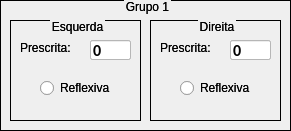
   <widget class="QGroupBox" name="groupBox_4">
    <property name="geometry">
     <rect>
      <x>500</x>
      <y>40</y>
      <width>291</width>
      <height>131</height>
     </rect>
    </property>
    <property name="styleSheet">
     <string notr="true">QGroupBox {
	font: 700 12pt &quot;Calibri&quot;;
    border: 1px solid black;  /* Cor da borda preta */
}
QGroupBox::title {
    subcontrol-origin: margin;
    subcontrol-position: top center;
}
</string>
    </property>
    <property name="title">
     <string>Grupo 1</string>
    </property>
    <widget class="QGroupBox" name="groupBox_10">
     <property name="geometry">
      <rect>
       <x>10</x>
       <y>20</y>
       <width>131</width>
       <height>101</height>
      </rect>
     </property>
     <property name="styleSheet">
      <string notr="true">font: 700 12pt &quot;Calibri&quot;;</string>
     </property>
     <property name="title">
      <string>Esquerda</string>
     </property>
     <widget class="QLabel" name="label_6">
      <property name="geometry">
       <rect>
        <x>10</x>
        <y>20</y>
        <width>71</width>
        <height>16</height>
       </rect>
      </property>
      <property name="styleSheet">
       <string notr="true">font: 700 12pt &quot;Calibri&quot;;</string>
      </property>
      <property name="text">
       <string>Prescrita:</string>
      </property>
     </widget>
     <widget class="QLineEdit" name="lineEdit_4">
      <property name="geometry">
       <rect>
        <x>80</x>
        <y>20</y>
        <width>41</width>
        <height>20</height>
       </rect>
      </property>
      <property name="styleSheet">
       <string notr="true">background-color: rgb(255, 255, 255);</string>
      </property>
     </widget>
     <widget class="QRadioButton" name="radioButton_5">
      <property name="geometry">
       <rect>
        <x>30</x>
        <y>60</y>
        <width>91</width>
        <height>16</height>
       </rect>
      </property>
      <property name="styleSheet">
       <string notr="true">font: 700 12pt &quot;Calibri&quot;;</string>
      </property>
      <property name="text">
       <string>Reflexiva</string>
      </property>
     </widget>
    </widget>
    <widget class="QGroupBox" name="groupBox_11">
     <property name="geometry">
      <rect>
       <x>150</x>
       <y>20</y>
       <width>131</width>
       <height>101</height>
      </rect>
     </property>
     <property name="title">
      <string>Direita</string>
     </property>
     <widget class="QLabel" name="label_16">
      <property name="geometry">
       <rect>
        <x>10</x>
        <y>20</y>
        <width>71</width>
        <height>16</height>
       </rect>
      </property>
      <property name="styleSheet">
       <string notr="true">font: 700 12pt &quot;Calibri&quot;;</string>
      </property>
      <property name="text">
       <string>Prescrita:</string>
      </property>
     </widget>
     <widget class="QLineEdit" name="lineEdit_12">
      <property name="geometry">
       <rect>
        <x>80</x>
        <y>20</y>
        <width>41</width>
        <height>20</height>
       </rect>
      </property>
      <property name="styleSheet">
       <string notr="true">background-color: rgb(255, 255, 255);</string>
      </property>
     </widget>
     <widget class="QRadioButton" name="radioButton_9">
      <property name="geometry">
       <rect>
        <x>30</x>
        <y>60</y>
        <width>81</width>
        <height>16</height>
       </rect>
      </property>
      <property name="styleSheet">
       <string notr="true">font: 700 12pt &quot;Calibri&quot;;</string>
      </property>
      <property name="text">
       <string>Reflexiva</string>
      </property>
     </widget>
    </widget>
    <widget class="QGroupBox" name="groupBox_5">
     <property name="geometry">
      <rect>
       <x>0</x>
       <y>0</y>
       <width>291</width>
       <height>131</height>
      </rect>
     </property>
     <property name="styleSheet">
      <string notr="true">QGroupBox {
	font: 700 12pt &quot;Calibri&quot;;
    border: 1px solid black;  /* Cor da borda preta */
}
QGroupBox::title {
    subcontrol-origin: margin;
    subcontrol-position: top center;
}
</string>
     </property>
     <property name="title">
      <string>Grupo 1</string>
     </property>
     <widget class="QGroupBox" name="groupBox_12">
      <property name="geometry">
       <rect>
        <x>10</x>
        <y>20</y>
        <width>131</width>
        <height>101</height>
       </rect>
      </property>
      <property name="styleSheet">
       <string notr="true">font: 700 12pt &quot;Calibri&quot;;</string>
      </property>
      <property name="title">
       <string>Esquerda</string>
      </property>
      <widget class="QLabel" name="label_8">
       <property name="geometry">
        <rect>
         <x>10</x>
         <y>20</y>
         <width>71</width>
         <height>16</height>
        </rect>
       </property>
       <property name="styleSheet">
        <string notr="true">font: 700 12pt &quot;Calibri&quot;;</string>
       </property>
       <property name="text">
        <string>Prescrita:</string>
       </property>
      </widget>
      <widget class="QLineEdit" name="gp1_esq_prescrita">
       <property name="geometry">
        <rect>
         <x>80</x>
         <y>20</y>
         <width>41</width>
         <height>20</height>
        </rect>
       </property>
       <property name="font">
        <font>
         <family>Calibri</family>
         <pointsize>12</pointsize>
         <italic>false</italic>
         <bold>true</bold>
        </font>
       </property>
       <property name="styleSheet">
        <string notr="true">background-color: rgb(255, 255, 255);</string>
       </property>
       <property name="text">
        <string>0</string>
       </property>
      </widget>
      <widget class="QRadioButton" name="gp1_esq_reflexiva">
       <property name="geometry">
        <rect>
         <x>30</x>
         <y>60</y>
         <width>91</width>
         <height>16</height>
        </rect>
       </property>
       <property name="styleSheet">
        <string notr="true">font: 700 12pt &quot;Calibri&quot;;</string>
       </property>
       <property name="text">
        <string>Reflexiva</string>
       </property>
      </widget>
     </widget>
     <widget class="QGroupBox" name="groupBox_13">
      <property name="geometry">
       <rect>
        <x>150</x>
        <y>20</y>
        <width>131</width>
        <height>101</height>
       </rect>
      </property>
      <property name="title">
       <string>Direita</string>
      </property>
      <widget class="QLabel" name="label_17">
       <property name="geometry">
        <rect>
         <x>10</x>
         <y>20</y>
         <width>71</width>
         <height>16</height>
        </rect>
       </property>
       <property name="styleSheet">
        <string notr="true">font: 700 12pt &quot;Calibri&quot;;</string>
       </property>
       <property name="text">
        <string>Prescrita:</string>
       </property>
      </widget>
      <widget class="QLineEdit" name="gp1_dir_prescrita">
       <property name="geometry">
        <rect>
         <x>80</x>
         <y>20</y>
         <width>41</width>
         <height>20</height>
        </rect>
       </property>
       <property name="font">
        <font>
         <family>Calibri</family>
         <pointsize>12</pointsize>
         <bold>true</bold>
        </font>
       </property>
       <property name="styleSheet">
        <string notr="true">background-color: rgb(255, 255, 255);</string>
       </property>
       <property name="text">
        <string>0</string>
       </property>
      </widget>
      <widget class="QRadioButton" name="gp1_dir_reflexiva">
       <property name="geometry">
        <rect>
         <x>30</x>
         <y>60</y>
         <width>81</width>
         <height>16</height>
        </rect>
       </property>
       <property name="styleSheet">
        <string notr="true">font: 700 12pt &quot;Calibri&quot;;</string>
       </property>
       <property name="text">
        <string>Reflexiva</string>
       </property>
      </widget>
     </widget>
    </widget>
   </widget>
